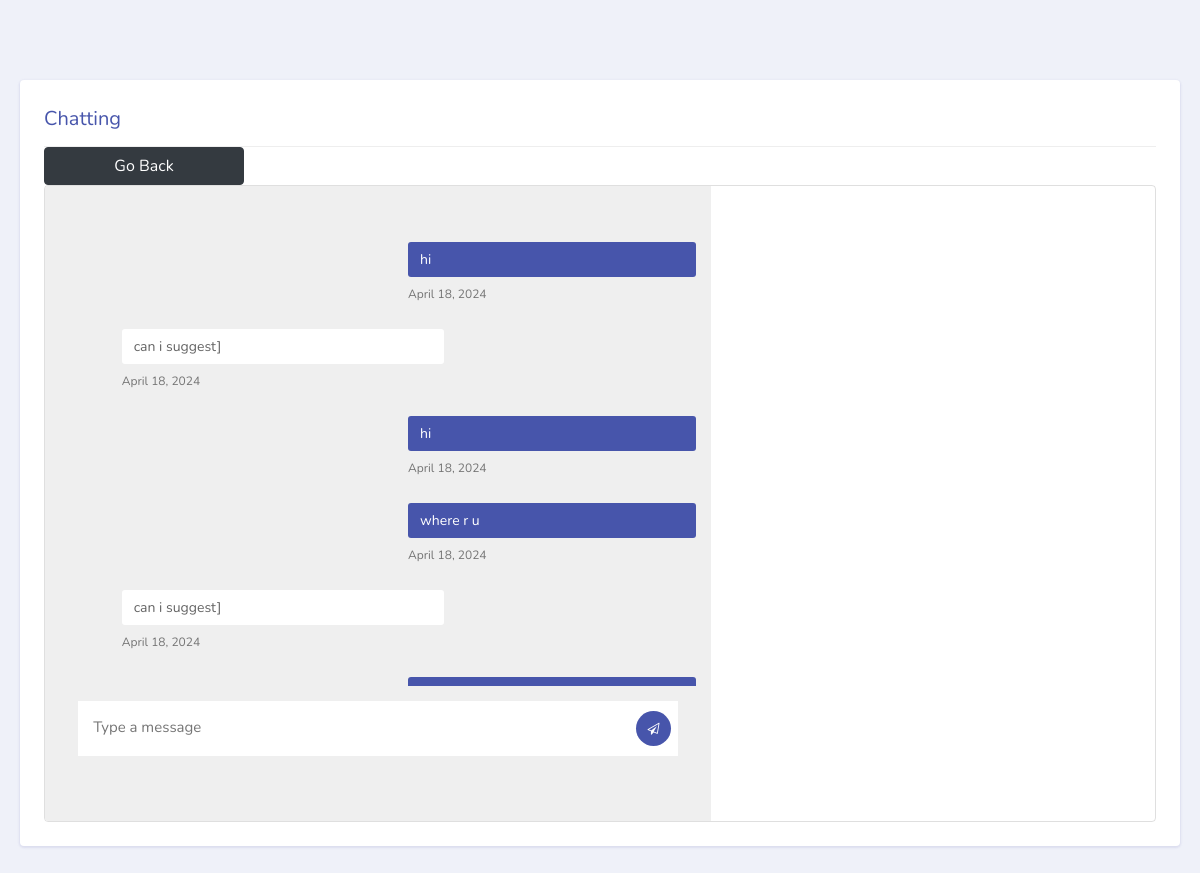
/coChat?id=5&url=coConsultations (signed in), run on the app's committed database.
### depApp/models.py (models this page shows)
class Message(models.Model):
    date = models.DateField(auto_now_add=True)
    patient = models.ForeignKey(Patient, on_delete=models.CASCADE)
    counselor = models.ForeignKey(Counselor, on_delete=models.CASCADE)
    message = models.CharField(max_length=200)
    sendby = models.CharField(max_length=20)

### depApp/views.py (the view)
# urls.py: path('coChat',views.coChat),
def coChat(request):
    uid = request.session["id"]
    cou = Counselor.objects.get(id=uid)
    cid = request.GET['id']
    pat = Patient.objects.get(id=cid)
    url = request.GET['url']
    if request.method == "POST":
        msg = request.POST['msg']
        db = Message.objects.create(patient=pat, counselor=cou, message=msg, sendby='Counsellor')
        db.save()
    messages = Message.objects.filter(patient=pat, counselor=cou)
    return render(request, "coChat.html", {"messages": messages,"url":url})

### templates/coChat.html (shortened to what this page needs)
    </head>
    <body>
<head>
    <link rel="stylesheet" href="/static/chat/css/style-starter.css">
  </head>
<div class="container-fluid content-top-gap">
    <div class="data-tables">
        <div class="row">
        <div class="col-lg-12 chart-grid mb-4">
            <div class="card card_border p-4">
            <div class="card-header chart-grid__header pl-0 pt-0">
                Chatting
            </div>
            <a href="/{{url}}" class="btn btn-dark" style="display: inline; width: 200px;">Go Back</a>
            <div class="messaging">
                <div class="inbox_msg">
                <div class="mesgs">
                  {% if messages %}
                    <div class="msg_history">
                      {% for message in messages %}
                  {% if message.sendby != 'Counsellor' %}
                      <div class="incoming_msg">
                                  <div class="received_msg">
                              <div class="received_withd_msg">
                                  <p>{{message.message}}
                                  </p>
                                  <span class="time_date"> {{  message.date |slice:"10:19" }}</span>
                              </div>
                        </div>
                      </div>
                    {% else %}
                            <div class="outgoing_msg">
                                <div class="sent_msg">
                                <p>{{message.message}}</p>
                                <span class="time_date"> {{ message.date |slice:"10:19" }}</span>
                                </div>
                            </div>
                    {% endif %}
                    {% endfor %}
                  </div>
                    {% endif %}
                          <div class="type_msg">
                                  <div class="input_msg_write">
                                    <form method="post">
                                          <input type="text" name="msg" class="write_msg" placeholder="Type a message" />
                                          <button type="submit" class="msg_send_btn" type="button"><i class="fa fa-paper-plane-o" aria-hidden="true"></i></button>
                                          <p>&nbsp;</p>
                                        </form>
                                  </div>
                                <br/>
                          </div>
                   </div>
                </div>
            </div>
            </div>
        </div>
        </div>
    </div>
</div>

### templates/coChat.html (style rules this page uses)
body { margin:0; }

### data on the page
Message: message "hi", date "April 18, 2024"
Message: message "can i suggest]", date "April 18, 2024"
Message: message "hi", date "April 18, 2024"
Message: message "where r u", date "April 18, 2024"
Message: message "can i suggest]", date "April 18, 2024"
